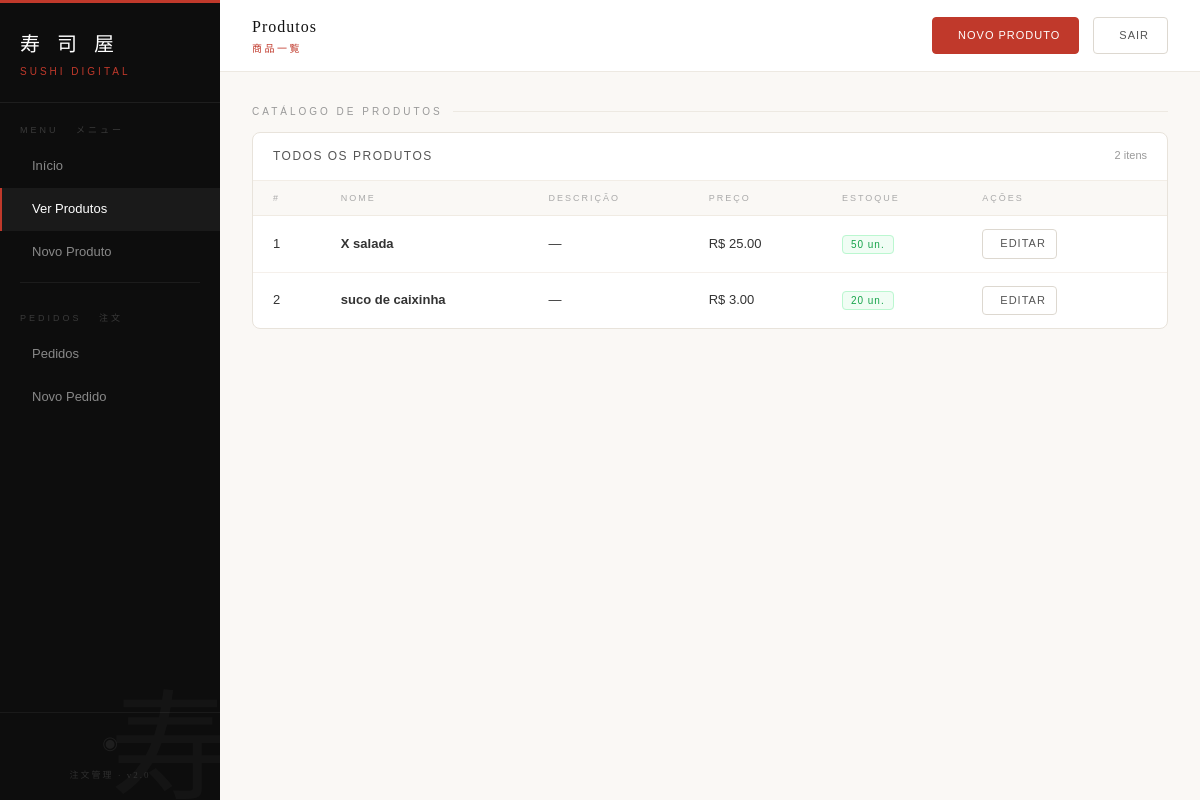
The page /produtos (signed in) on the database as committed earlier.
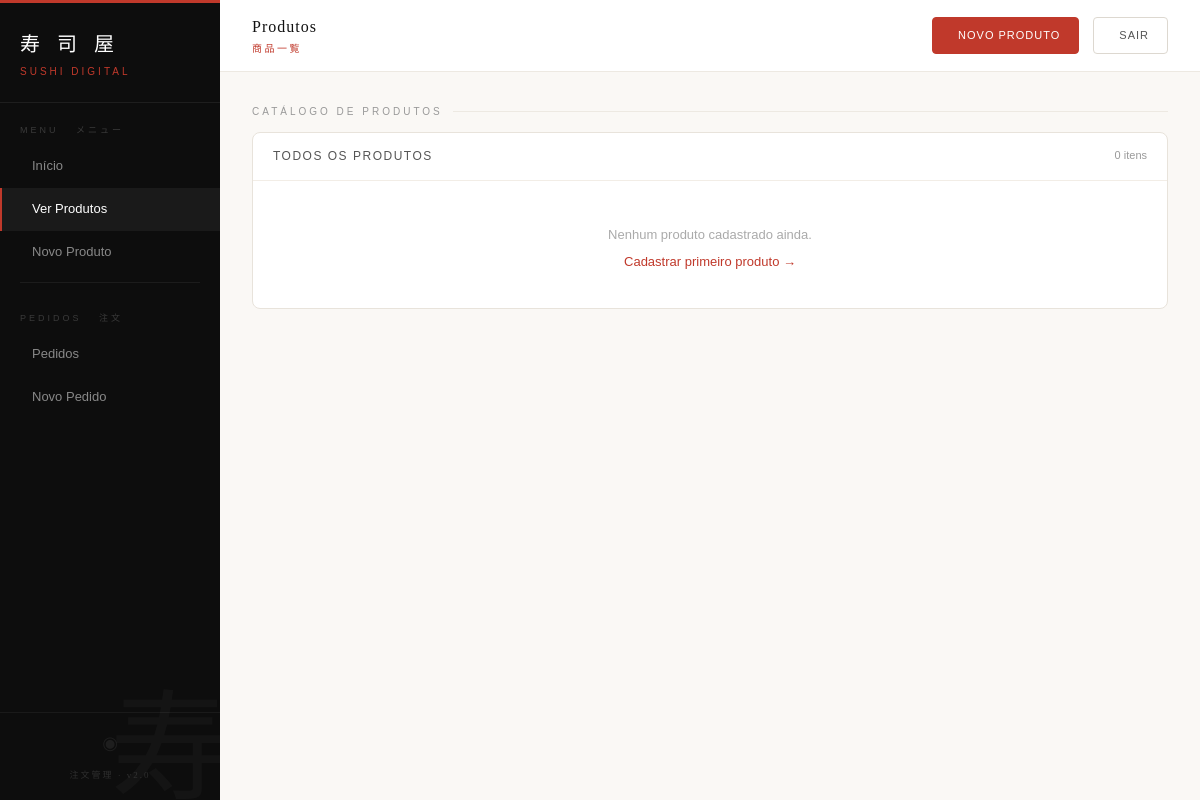
The same page on the database as committed later.
### tables this page shows
CREATE TABLE produtos (
            id      INTEGER PRIMARY KEY AUTOINCREMENT,
            nome    TEXT NOT NULL,
            preco   REAL NOT NULL,
            estoque INTEGER NOT NULL DEFAULT 0,
            descricao TEXT DEFAULT ''
        );

### app.py (the view)
@app.route("/produtos")
def listar_produtos():
    con = conectar()
    cur = con.cursor()
    produtos = cur.execute("SELECT * FROM produtos ORDER BY nome").fetchall()
    con.close()
    return render_template("produtos.html", produtos=produtos)

### banco.py (called while the page is built)
def conectar():
    return sqlite3.connect("cantina.db")

### templates/produtos.html (shortened to what this page needs)
{% extends "base.html" %}
{% block page_title %}Produtos{% endblock %}
{% block page_title_jp %}商品一覧{% endblock %}
{% block topbar_actions %}
{% if session.get("admin_logado") %}
<a href="/cadastrar-produto" class="btn btn-primary" style="font-size:11px;">
    Novo Produto
</a>
<a href="/admin/logout" class="btn btn-secondary" style="font-size:11px;">
    Sair
</a>
{% else %}
<a href="/admin/login" class="btn btn-secondary" style="font-size:11px;">
    <i class="ti ti-lock" aria-hidden="true"></i>
    Admin
</a>
{% endif %}
{% endblock %}
{% block conteudo %}
<span class="section-label">catálogo de produtos</span>
<div class="data-table-wrap">
    <div class="data-table-header">
        <span class="table-title">Todos os Produtos</span>
        <span class="text-muted text-sm">{{ produtos|length }} ite{{ 'ns' if produtos|length != 1 else 'm' }}</span>
    </div>
    {% if produtos %}
    <table class="sushi-table">
        <thead>
            <tr>
                <th>#</th>
                <th>Nome</th>
                <th>Descrição</th>
                <th>Preço</th>
                <th>Estoque</th>
                {% if session.get("admin_logado") %}
                <th>Ações</th>
                {% endif %}
            </tr>
        </thead>
        <tbody>
            {% for produto in produtos %}
            <tr>
                <td class="text-muted text-sm">{{ produto[0] }}</td>
                <td><strong>{{ produto[1] }}</strong></td>
                <td class="text-muted">{{ produto[4] or '—' }}</td>
                <td>R$ {{ "%.2f"|format(produto[2]) }}</td>
                <td>
                    {% if produto[3] == 0 %}
                        <span style="background:#fff5f5;color:#c0392b;font-size:10px;letter-spacing:1px;padding:3px 8px;border-radius:4px;border:0.5px solid #f7c1c1;">
                            Sem estoque
                        </span>
                    {% elif produto[3] < 5 %}
                        <span style="background:#fffbeb;color:#d97706;font-size:10px;letter-spacing:1px;padding:3px 8px;border-radius:4px;border:0.5px solid #fde68a;">
                            {{ produto[3] }} un.
                        </span>
                    {% else %}
                        <span style="background:#f0fdf4;color:#16a34a;font-size:10px;letter-spacing:1px;padding:3px 8px;border-radius:4px;border:0.5px solid #bbf7d0;">
                            {{ produto[3] }} un.
                        </span>
                    {% endif %}
                </td>
                {% if session.get("admin_logado") %}
                <td>
                    <div style="display:flex;gap:6px;align-items:center;">
                        <a href="/editar-produto/{{ produto[0] }}" class="btn btn-secondary" style="padding:5px 10px;font-size:11px;">
                            Editar
                        </a>
                        <form method="POST" action="/deletar-produto/{{ produto[0] }}" style="display:inline;">
                            <button
                                class="btn btn-ghost text-danger"
                                style="padding:5px 10px;font-size:11px;"
                                type="submit"
                                onclick="return confirm('Deseja realmente excluir {{ produto[1] }}?')"
                            >
                            </button>
                        </form>
                    </div>
                </td>
                {% endif %}
            </tr>
            {% endfor %}
        </tbody>
    </table>
    {% else %}
    <div class="empty-state">
        Nenhum produto cadastrado ainda.
        {% if session.get("admin_logado") %}
        <br><a href="/cadastrar-produto" class="text-danger" style="margin-top:6px;display:inline-block;">Cadastrar primeiro produto →</a>
        {% endif %}
    </div>
    {% endif %}
</div>
{% endblock %}

Rows that differ between the two databases and show on the page:
removed produtos: id "1", nome "X salada", produto "—", preco "25.00", estoque "50"
removed produtos: id "2", nome "suco de caixinha", produto "—", preco "3.00", estoque "20"
Other text that changed with them:
{{ produtos|length }}: "2" → "0"
text no longer shown: "# NOME DESCRIÇÃO PREÇO ESTOQUE AÇÕES"
text now shown: "Nenhum produto cadastrado ainda. Cadastrar primeiro produto →"
